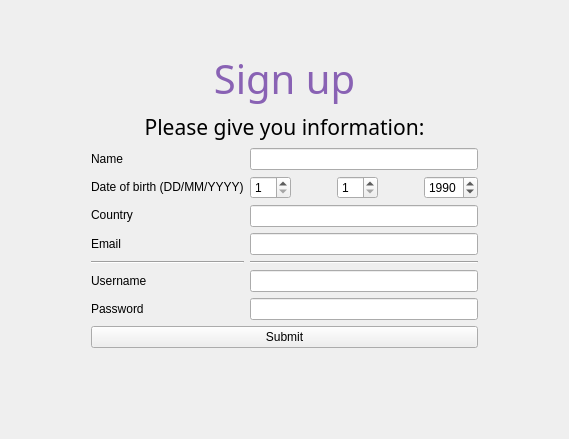
      <widget class="QWidget" name="tab_5">
       <attribute name="title">
        <string>Create your account</string>
       </attribute>
       <layout class="QGridLayout" name="gridLayout_10">
        <item row="0" column="0">
         <layout class="QVBoxLayout" name="verticalLayout_19">
          <item>
           <spacer name="verticalSpacer_13">
            <property name="orientation">
             <enum>Qt::Vertical</enum>
            </property>
            <property name="sizeHint" stdset="0">
             <size>
              <width>20</width>
              <height>40</height>
             </size>
            </property>
           </spacer>
          </item>
          <item>
           <layout class="QHBoxLayout" name="horizontalLayout_11">
            <item>
             <spacer name="horizontalSpacer_14">
              <property name="orientation">
               <enum>Qt::Horizontal</enum>
              </property>
              <property name="sizeHint" stdset="0">
               <size>
                <width>40</width>
                <height>20</height>
               </size>
              </property>
             </spacer>
            </item>
            <item>
             <layout class="QVBoxLayout" name="verticalLayout_20">
              <item>
               <widget class="QLabel" name="label_27">
                <property name="font">
                 <font>
                  <family>Gill Sans</family>
                  <pointsize>30</pointsize>
                 </font>
                </property>
                <property name="text">
                 <string>&lt;html&gt;&lt;head/&gt;&lt;body&gt;&lt;p align=&quot;center&quot;&gt;&lt;span style=&quot; color:#8962b4;&quot;&gt;Sign up&lt;/span&gt;&lt;/p&gt;&lt;/body&gt;&lt;/html&gt;</string>
                </property>
                <property name="textFormat">
                 <enum>Qt::AutoText</enum>
                </property>
               </widget>
              </item>
              <item>
               <widget class="QLabel" name="label_28">
                <property name="font">
                 <font>
                  <family>Gill Sans</family>
                  <pointsize>16</pointsize>
                 </font>
                </property>
                <property name="text">
                 <string>&lt;html&gt;&lt;head/&gt;&lt;body&gt;&lt;p align=&quot;center&quot;&gt;Please give you information:&lt;/p&gt;&lt;/body&gt;&lt;/html&gt;</string>
                </property>
                <property name="textFormat">
                 <enum>Qt::RichText</enum>
                </property>
               </widget>
              </item>
              <item>
               <layout class="QHBoxLayout" name="horizontalLayout_10">
                <item>
                 <spacer name="horizontalSpacer_13">
                  <property name="orientation">
                   <enum>Qt::Horizontal</enum>
                  </property>
                  <property name="sizeHint" stdset="0">
                   <size>
                    <width>40</width>
                    <height>20</height>
                   </size>
                  </property>
                 </spacer>
                </item>
                <item>
                 <layout class="QVBoxLayout" name="verticalLayout_21">
                  <item>
                   <layout class="QHBoxLayout" name="horizontalLayout_9">
                    <item>
                     <layout class="QVBoxLayout" name="verticalLayout_22">
                      <item>
                       <widget class="QLabel" name="label_3">
                        <property name="text">
                         <string>Name</string>
                        </property>
                       </widget>
                      </item>
                      <item>
                       <widget class="QLabel" name="label_10">
                        <property name="text">
                         <string>Date of birth (DD/MM/YYYY)</string>
                        </property>
                       </widget>
                      </item>
                      <item>
                       <widget class="QLabel" name="label_7">
                        <property name="text">
                         <string>Country</string>
                        </property>
                       </widget>
                      </item>
                      <item>
                       <widget class="QLabel" name="label_8">
                        <property name="text">
                         <string>Email</string>
                        </property>
                       </widget>
                      </item>
                      <item>
                       <widget class="Line" name="line">
                        <property name="orientation">
                         <enum>Qt::Horizontal</enum>
                        </property>
                       </widget>
                      </item>
                      <item>
                       <widget class="QLabel" name="label_2">
                        <property name="text">
                         <string>Username</string>
                        </property>
                       </widget>
                      </item>
                      <item>
                       <widget class="QLabel" name="label_9">
                        <property name="text">
                         <string>Password</string>
                        </property>
                       </widget>
                      </item>
                     </layout>
                    </item>
                    <item>
                     <layout class="QVBoxLayout" name="verticalLayout_23">
                      <item>
                       <widget class="QLineEdit" name="lineEdit">
                        <property name="minimumSize">
                         <size>
                          <width>150</width>
                          <height>0</height>
                         </size>
                        </property>
                       </widget>
                      </item>
                      <item>
                       <layout class="QHBoxLayout" name="horizontalLayout_12">
                        <item>
                         <widget class="QSpinBox" name="spinBox_2">
                          <property name="minimum">
                           <number>1</number>
                          </property>
                          <property name="maximum">
                           <number>31</number>
                          </property>
                         </widget>
                        </item>
                        <item>
                         <spacer name="horizontalSpacer_16">
                          <property name="orientation">
                           <enum>Qt::Horizontal</enum>
                          </property>
                          <property name="sizeHint" stdset="0">
                           <size>
                            <width>40</width>
                            <height>20</height>
                           </size>
                          </property>
                         </spacer>
                        </item>
                        <item>
                         <widget class="QSpinBox" name="spinBox_3">
                          <property name="minimum">
                           <number>1</number>
                          </property>
                          <property name="maximum">
                           <number>12</number>
                          </property>
                         </widget>
                        </item>
                        <item>
                         <spacer name="horizontalSpacer_15">
                          <property name="orientation">
                           <enum>Qt::Horizontal</enum>
                          </property>
                          <property name="sizeHint" stdset="0">
                           <size>
                            <width>40</width>
                            <height>20</height>
                           </size>
                          </property>
                         </spacer>
                        </item>
                        <item>
                         <widget class="QSpinBox" name="spinBox">
                          <property name="minimum">
                           <number>1000</number>
                          </property>
                          <property name="maximum">
                           <number>2022</number>
                          </property>
                          <property name="value">
                           <number>1990</number>
                          </property>
                         </widget>
                        </item>
                       </layout>
                      </item>
                      <item>
                       <widget class="QLineEdit" name="lineEdit_2"/>
                      </item>
                      <item>
                       <widget class="QLineEdit" name="lineEdit_4"/>
                      </item>
                      <item>
                       <widget class="Line" name="line_2">
                        <property name="orientation">
                         <enum>Qt::Horizontal</enum>
                        </property>
                       </widget>
                      </item>
                      <item>
                       <widget class="QLineEdit" name="lineEdit_5"/>
                      </item>
                      <item>
                       <widget class="QLineEdit" name="lineEdit_3">
                        <property name="echoMode">
                         <enum>QLineEdit::Password</enum>
                        </property>
                       </widget>
                      </item>
                     </layout>
                    </item>
                   </layout>
                  </item>
                  <item>
                   <widget class="QPushButton" name="buttonAccount">
                    <property name="text">
                     <string>Submit</string>
                    </property>
                   </widget>
                  </item>
                 </layout>
                </item>
                <item>
                 <spacer name="horizontalSpacer_17">
                  <property name="orientation">
                   <enum>Qt::Horizontal</enum>
                  </property>
                  <property name="sizeHint" stdset="0">
                   <size>
                    <width>40</width>
                    <height>20</height>
                   </size>
                  </property>
                 </spacer>
                </item>
               </layout>
              </item>
             </layout>
            </item>
            <item>
             <spacer name="horizontalSpacer_18">
              <property name="orientation">
               <enum>Qt::Horizontal</enum>
              </property>
              <property name="sizeHint" stdset="0">
               <size>
                <width>40</width>
                <height>20</height>
               </size>
              </property>
             </spacer>
            </item>
           </layout>
          </item>
          <item>
           <spacer name="verticalSpacer_14">
            <property name="orientation">
             <enum>Qt::Vertical</enum>
            </property>
            <property name="sizeHint" stdset="0">
             <size>
              <width>20</width>
              <height>40</height>
             </size>
            </property>
           </spacer>
          </item>
          <item>
           <spacer name="verticalSpacer_15">
            <property name="orientation">
             <enum>Qt::Vertical</enum>
            </property>
            <property name="sizeHint" stdset="0">
             <size>
              <width>20</width>
              <height>40</height>
             </size>
            </property>
           </spacer>
          </item>
         </layout>
        </item>
       </layout>
      </widget>
